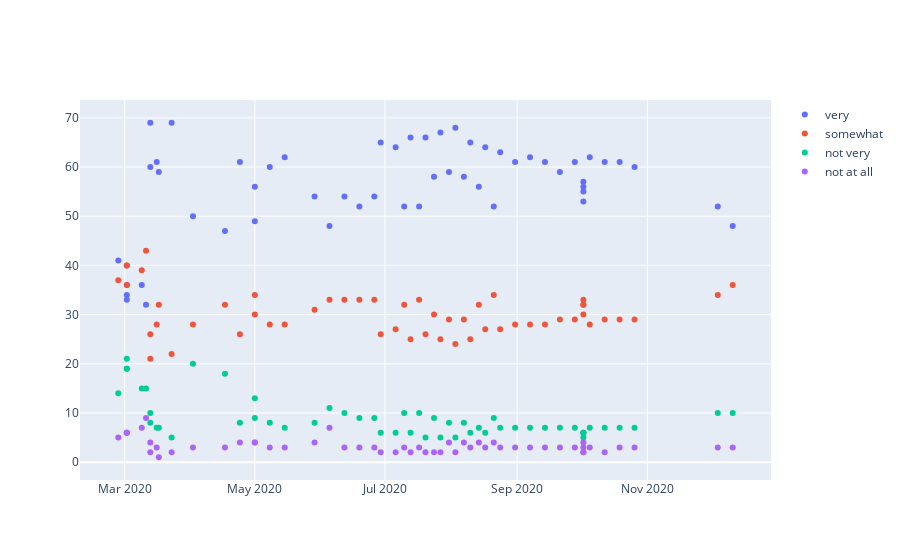

Notebook code for this chart:
### Code cell
econ_approval_x = concern_results.groupby("subject").get_group("concern-economy")["start_date"]
econ_approval_y = concern_results.groupby("subject").get_group("concern-economy")[["very", "somewhat", "not_very", "not_at_all"]]
fig2 = go.Figure()
fig2.add_trace(go.Scatter(x=econ_approval_x, y=econ_approval_y["very"], mode='markers', name='very'))
fig2.add_trace(go.Scatter(x=econ_approval_x, y=econ_approval_y["somewhat"], mode='markers', name='somewhat'))
fig2.add_trace(go.Scatter(x=econ_approval_x, y=econ_approval_y["not_very"], mode='markers', name='not very'))
fig2.add_trace(go.Scatter(x=econ_approval_x, y=econ_approval_y["not_at_all"], mode='markers', name='not at all'))
